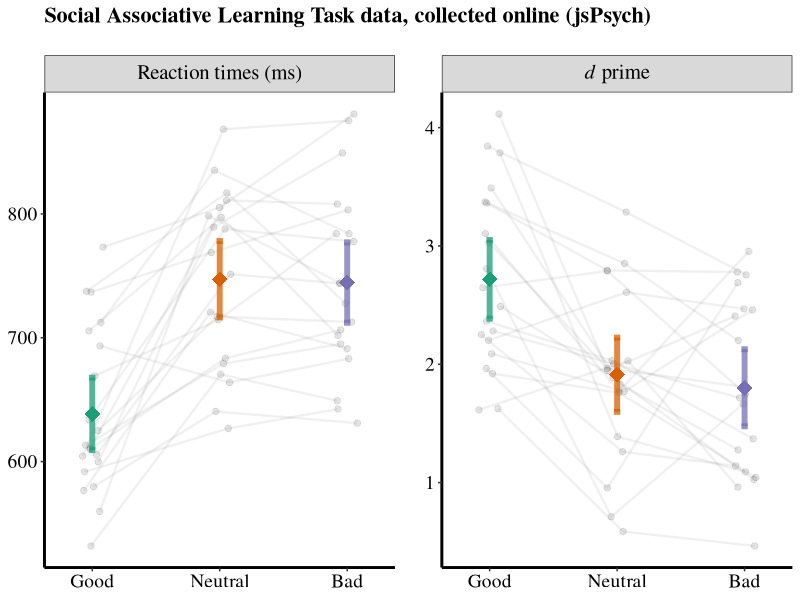

Write R code to recreate this figure.
## ---- chunk 1
library(tidyverse)

rm(list = ls()) 

df.js <- read.csv('df_example.csv') %>%
      dplyr::rename(Matchness = match,
                    Valence = valence) %>%
      dplyr::mutate(Matchness = ifelse(Matchness == 'match', 'Match', 'Mismatch'),
                    Valence = ifelse(Valence == 'good', 'Good', 
                                     ifelse(Valence == 'bad', 'Bad', 'Neutral')),
                    rt = ifelse(rt == 'null', NA, as.numeric(rt)),
                    acc = ifelse(acc == 'null', NA, as.numeric(acc)))

# 计算基本信息
df.js.basic <- df.js %>% 
      dplyr::select(subj_idx, sex, age, edu) %>% 
      dplyr::distinct(subj_idx, sex, age) %>% 
      dplyr::summarise(subj_N = length(subj_idx),
                       female_N = sum(sex == 'female'),
                       male_N = sum(sex == 'male'),
                       Age_mean = round(mean(age),2),
                       Age_sd   = round(sd(age),2)
      )

# check trials number, doubt check the data: v010001's trials number is not correct
df.js.trials <- df.js %>%
      dplyr::filter(block_type == "test") %>%
      dplyr::group_by(subj_idx, Matchness, Valence) %>%
      dplyr::summarise(n = n())
      
# Exclude participants if necessary
df.js.excld.sub <- df.js %>% 
      dplyr::filter(block_type == "test") %>%
      dplyr::group_by(subj_idx) %>%
      dplyr::summarise(meanACC = mean(acc)) %>%
      dplyr::filter(meanACC <= 0.6) %>%
      dplyr::pull(subj_idx)

num_invalid_trial <- df.js %>% 
      dplyr::filter(block_type == "test") %>%                   # exclude practice trials
      dplyr::filter(!(subj_idx %in% df.js.excld.sub)) %>%       # exclude invalid participant
      dplyr::filter(rt <= 200) %>%
      dplyr::summarise(n = n()) %>%
      dplyr::pull(n)

# ratio of invalid trials
df.js.invalid_trial_rate <- df.js %>% 
      dplyr::filter(block_type == "test") %>%                   # exclude practice trials
      dplyr::filter(!(subj_idx %in% df.js.excld.sub)) %>%   # exclude invalid participant
      dplyr::summarise(n = n()) %>%
      dplyr::mutate(ratio = num_invalid_trial/n) %>%
      dplyr::pull(ratio)

df.js.v <- df.js %>%
      dplyr::filter(block_type == "test") %>%                   # exclude practice trials
      dplyr::filter(!(subj_idx %in% df.js.excld.sub)) %>%       # exclude invalid participant
      dplyr::filter(rt >= 200)                                  # exclude very short response

df.js.v.basic <- df.js.v %>%
      dplyr::distinct(subj_idx, sex, age, edu) %>%
      dplyr::distinct(subj_idx, sex, age, .keep_all = TRUE) %>%
      dplyr::summarise(N = length(subj_idx),
                       N_female = length(sex[sex == "female"]),
                       N_male = length(sex[sex == "male"]),
                       Age_mean = round(mean(age,na.rm=TRUE),2),
                       Age_sd = round(sd(age,na.rm=TRUE),2),
                       Age_missing = sum(is.na(age)),
                       Sex_missing = sum(is.na(sex))) %>%
      dplyr::mutate(Sample = 'JsPsych')

# 计算Dprime
df.js.v.dprime <- df.js.v %>% 
      dplyr::select(subj_idx, Matchness, Valence, acc) %>%
      dplyr::mutate(
            hit = ifelse(acc == 1 & Matchness == "Match", 1, 0),    # hit
            cr = ifelse(acc == 1 & Matchness != "Match", 1, 0),     # correct rejection
            miss = ifelse(acc == 0 & Matchness == "Match", 1, 0),   # miss
            fa = ifelse(acc == 0 & Matchness != "Match", 1, 0)      # false alarm
      ) %>% 
      dplyr::group_by(
            subj_idx, Valence
      ) %>% 
      dplyr::summarise(
            # rt = mean(as.integer(rt), na.rm = T),
            hit = sum(hit),
            fa = sum(fa),
            miss = sum(miss),
            cr = sum(cr)
      ) %>% 
      dplyr::mutate(
            hitP = ifelse(hit / (hit + miss) < 1 & hit / (hit + miss) > 0, 
                          hit / (hit + miss), 
                          1 - 1/(2 * (hit + miss))),
            faP = ifelse(fa / (fa + cr) > 0 & fa / (fa + cr) < 1, 
                         fa / (fa + cr), 
                         1/(2 * (fa + cr))),
            dprime = qnorm(hitP) - qnorm(faP)
      )

# 计算分组平均RT时间
df.js.v.RT <- df.js.v %>% 
      dplyr::filter(acc == 1) %>%
      dplyr::group_by(
            subj_idx, Valence, Matchness
      ) %>% 
      dplyr::summarise(
            rt = mean(as.integer(rt), na.rm = T)
      ) %>%
      dplyr::ungroup()

# long to wide and combine
df.js.v.wide <- merge(
      reshape2::dcast(df.js.v.RT, subj_idx ~  Matchness + Valence, value.var = "rt"), 
      reshape2::dcast(df.js.v.dprime, subj_idx ~  Valence, value.var = "dprime"), 
      by.x = "subj_idx"
      ) %>%
      dplyr::rename(d_Bad = Bad,
                    d_Good = Good,
                    d_Neutral = Neutral)

# write.csv(df.js.v.wide, file = 'df.js.sum_jasp.csv', row.names = F)
## ---- chunk 2
df.v.basic <- df.js.v.basic %>%
      dplyr::select(Sample, N, N_female, N_male, Age_mean, Age_sd)

print(df.v.basic)
## ---- chunk 3
Val_plot_NHST <- function(df.rt, df.d){
      df.plot <- df.rt %>%
            dplyr::filter(Matchness == 'Match') %>%  # select matching data for plotting only.
            dplyr::rename(RT = rt) %>%
            dplyr::full_join(., df.d) %>%  
            tidyr::pivot_longer(., cols = c(RT, dprime), 
                                names_to = 'DVs', 
                                values_to = "value") %>% # to longer format
            dplyr::mutate(Valence =factor(Valence, levels = c('Good','Neutral', 'Bad')),
                          DVs = factor(DVs, levels = c('RT', 'dprime')),
                          # create an extra column for ploting the individual data cross different conditions.
                          Conds = ifelse(Valence == 'Good', 1, 
                                         ifelse(Valence == 'Neutral', 2, 3))
            ) 
      
      df.plot$Conds_j <- jitter(df.plot$Conds, amount=.09) # add gitter to x
      
      # New facet label names for panel variable
      # https://stackoverflow.com/questions/34040376/cannot-italicize-facet-labels-with-labeller-label-parsed
      levels(df.plot$DVs ) <- c("RT"=expression(paste("Reaction ", "times (ms)")),
                                "dprime"=expression(paste(italic("d"), ' prime')))
      levels(df.plot$DVs ) <- c("RT"=expression(paste("Reaction ", "times (ms)")),
                                "dprime"=expression(paste(italic("d"), ' prime')))
      
      df.plot.sum_p <- df.plot  %>% 
            dplyr::group_by(Valence,DVs) %>%
            dplyr::summarise(mean = mean(value),
                             sd = sd(value),
                             n = n()) %>%
            dplyr::mutate(se = sd/sqrt(n)) %>%
            dplyr::rename(value = mean) %>%
            dplyr::mutate(Val_num = ifelse(Valence == 'Good', 1,
                                           ifelse(Valence == 'Neutral', 2, 3)))
      
      pd1 <- position_dodge(0.5)
      scaleFUN <- function(x) sprintf("%.2f", x)
      scales_y <- list(
            RT = scale_y_continuous(limits = c(500, 900)),
            dprime = scale_y_continuous(labels=scaleFUN)
      )
      
      p_df_sum <- df.plot  %>% # dplyr::filter(DVs== 'RT') %>%
            ggplot(., aes(x = Valence, y = value, colour = as.factor(Valence))) +
            geom_line(aes(x = Conds_j, y = value, group = subj_idx),         # link individual's points by transparent grey lines
                      linetype = 1, size = 0.8, colour = "#000000", alpha = 0.06) + 
            geom_point(aes(x = Conds_j, y = value, group = subj_idx),   # plot individual points
                       colour = "#000000",
                       size = 3, shape = 20, alpha = 0.1) +
            geom_line(data = df.plot.sum_p, aes(x = as.numeric(Valence), # plot the group means  
                                                y = value, 
                                                #group = Identity, 
                                                colour = as.factor(Valence),
            ), 
            linetype = 1, position = pd1, size = 2)+
            geom_point(data = df.plot.sum_p, aes(x = as.numeric(Valence), # group mean
                                                 y = value, 
                                                 #group = Identity, 
                                                 colour = as.factor(Valence),
            ), 
            shape = 18, position = pd1, size = 5) +
            geom_errorbar(data = df.plot.sum_p, aes(x = as.numeric(Valence),  # group error bar.
                                                    y = value, # group = Identity, 
                                                    colour = as.factor(Valence),
                                                    ymin = value- 1.96*se, 
                                                    ymax = value+ 1.96*se), 
                          width = .05, position = pd1, size = 2, alpha = 0.75) +
            scale_colour_brewer(palette = "Dark2") +
            scale_x_continuous(breaks=c(1, 2, 3),
                               labels=c("Good", "Neutral", "Bad")) +
            scale_fill_brewer(palette = "Dark2") +
            #ggtitle("A. Matching task") +
            theme_bw()+
            theme(panel.grid.major = element_blank(),
                  panel.grid.minor = element_blank(),
                  panel.background = element_blank(),
                  panel.border = element_blank(),
                  text=element_text(family='Times'),
                  legend.title=element_blank(),
                  #legend.text = element_text(size =6),
                  legend.text = element_blank(),
                  legend.position = 'none',
                  plot.title = element_text(lineheight=.8, face="bold", size = 16, margin=margin(0,0,20,0)),
                  axis.text = element_text (size = 14, color = 'black'),
                  axis.title = element_text (size = 14),
                  axis.title.x = element_blank(),
                  axis.title.y = element_blank(),
                  axis.line.x = element_line(color='black', size = 1),    # increase the size of font
                  axis.line.y = element_line(color='black', size = 1),    # increase the size of font
                  strip.text = element_text (size = 15, color = 'black'),  # size of text in strips, face = "bold"
                  panel.spacing = unit(1.5, "lines")
            ) +
            facet_wrap( ~ DVs,
                        scales = "free_y", nrow = 1,
                        labeller = label_parsed)
      return(p_df_sum)
}

## ---- chunk 4
p_js <- Val_plot_NHST(df.js.v.RT, df.js.v.dprime)
p_js <- p_js + 
  ggtitle('Social Associative Learning Task data, collected online (jsPsych)')

p_js

